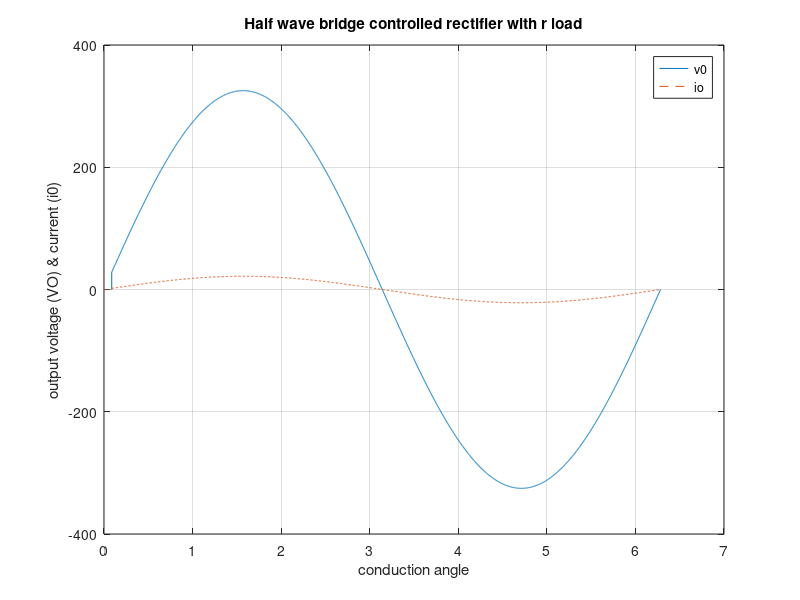

Here is the MATLAB script that generated this plot:
% Half wave bridge controlled rectifier with r load

clc; clear all;close all;
alphal=input('enter the value of delay angle in degree=');
alpha=alphal*pi/180;
t1=linspace(0,alpha,1024);
t2=linspace(alpha,pi,1024);
t3=linspace(pi,2*pi,1024);
t=[t1 t2 t3];
em=230*sqrt(2);
r=15; 
v0=[0*sin(t1) em*sin(t2) em* sin(t3)];
i0=v0/r;
plot(t, v0,'-',t,i0,'--');
xlabel('conduction angle');
ylabel('output voltage (VO) & current (i0)');
title('Half wave bridge controlled rectifier with r load');
grid;
legend('v0','io');


%{ 
result:
enter the value of delay angle in degree=30
%}